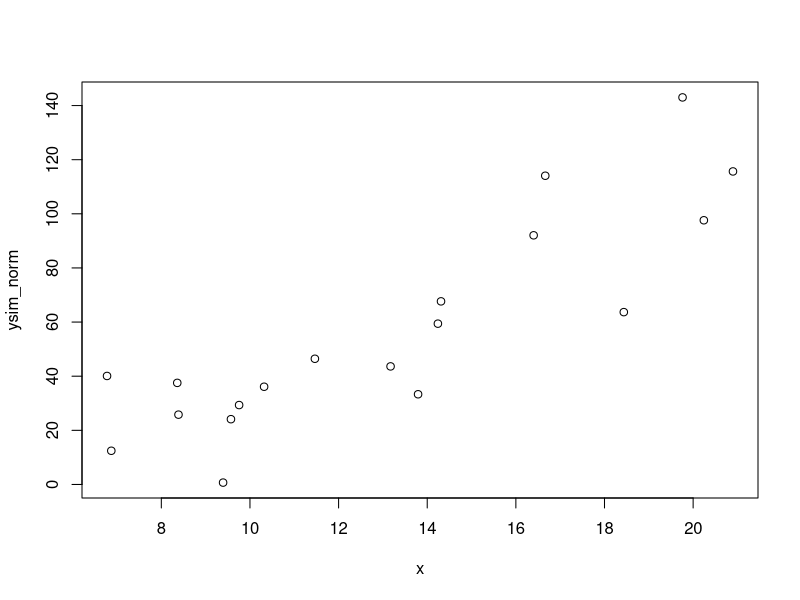
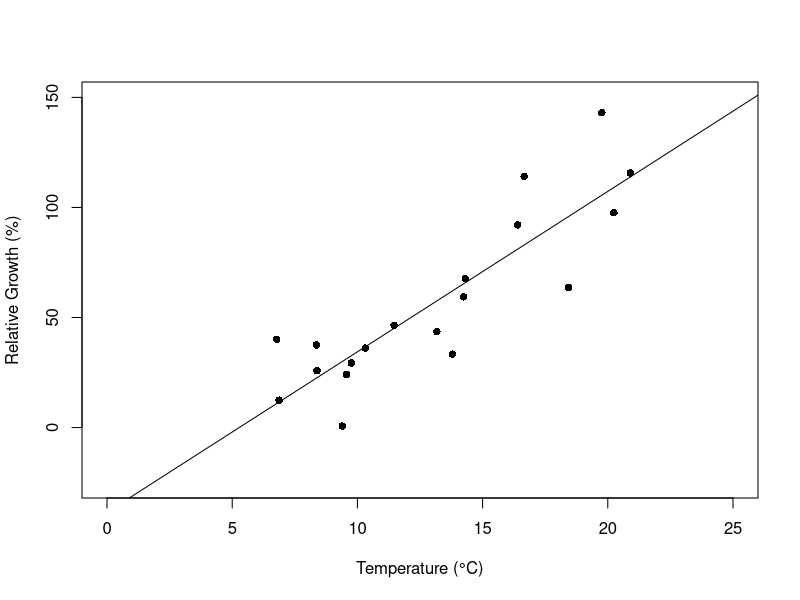

These charts were generated, in order, by the following R code:

# Here we are going to generate some data that reflects the growth of the sea star
 

# Setting the seed to get reproducible random numbers, this value is arbitrary
set.seed(5)

# Next we need to determine the number of weight(g) observations we will take (sample size, each sea star is weighed as a juvenile)
#  we will define n = 19 defined when addressing the independent variable

# We want a normal distribution for temperature within a range
# from 5.04 -21.62 degrees celcius - min and max values taken from data set

x <- runif(n = 19, min = 5.04, max = 21.62)


# defining the slope and then the intercept of the original regression
# initial regression equation taken from data gooding_harley_2009.csv

b0 <- 7.717

b1 <- -45.036

# Next we can try putting it all together and see if we get some data!
# I increased the standard deviation that is used to add noise to the data from the 1 that was given in the example to make the SE for simulated data more realistic

ytrue <- (b0 * x) + b1

ysim_norm <- ytrue + rnorm(n = 19, mean = 0, sd = 18)

#create data frame
df = data.frame(x, ysim_norm)

#visualize data with rudimentary plot  
plot(x,ysim_norm)

#create linear model
m <- lm(ysim_norm ~ x)
summary(m)

#create plot
plot(ysim_norm ~ x, data = df, xlim=c(0,25), ylim=c(-25,150), xlab= "Temperature (°C)", ylab= "Relative Growth (%)", pch=16) + 
  abline(lm(ysim_norm ~ x))
